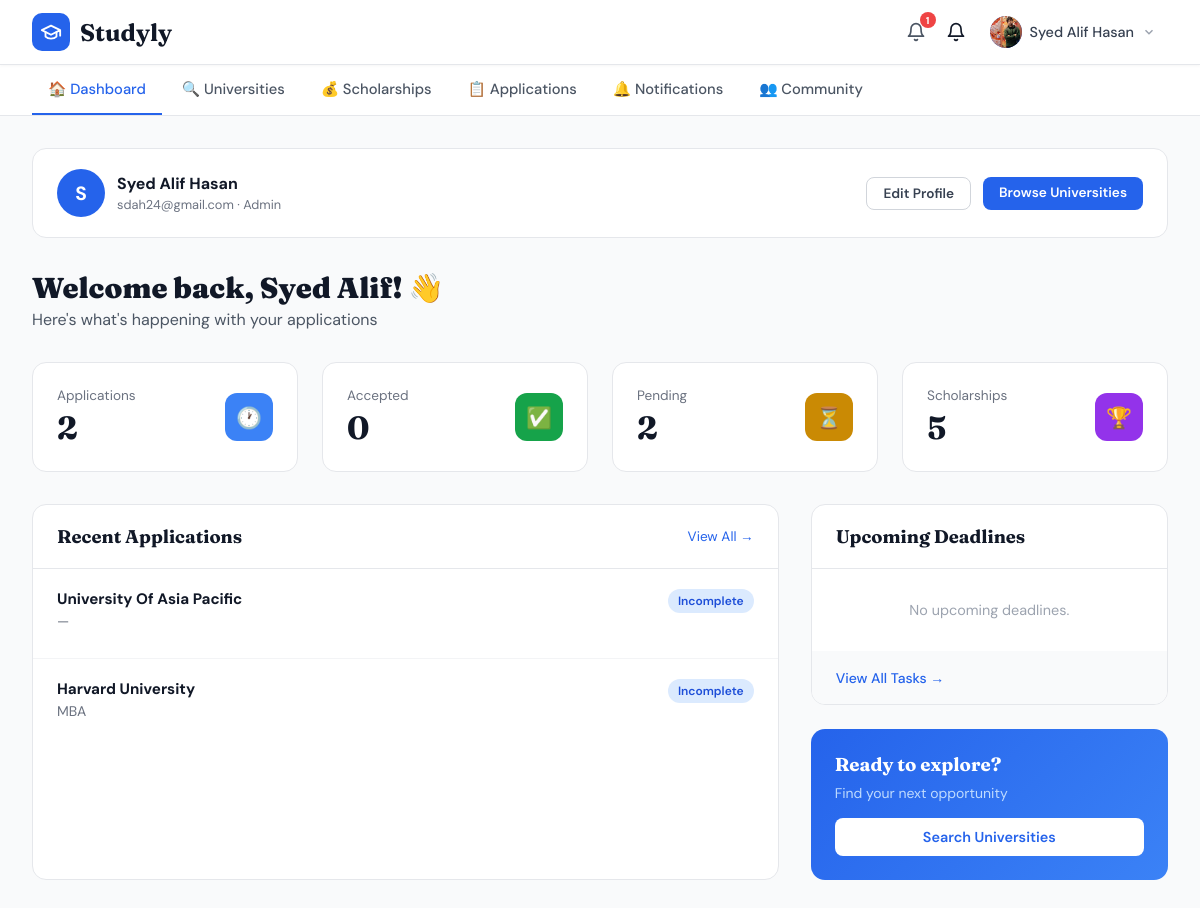
/dashboard/ (signed in), run on the app's committed database.
### users/models.py (models this page shows, shortened)
class User(AbstractUser):
    ROLE_CHOICES = [
        ('student', 'Student'),
        ('admin', 'Admin'),
        ('consultant', 'Educational Consultant'),
    ]
    role = models.CharField(max_length=20, choices=ROLE_CHOICES, default='student')

class Profile(models.Model):
    user = models.OneToOneField(
        User,
        on_delete=models.CASCADE,
        related_name='profile'
    )
    phone_number = models.CharField(max_length=20, blank=True, null=True)
    date_of_birth = models.DateField(blank=True, null=True)
    address = models.TextField(blank=True, null=True)
    profile_picture = models.ImageField(
        upload_to='profile_pics/', blank=True, null=True
    )
    GPA = models.FloatField(null=True, blank=True)
    degree_level = models.CharField(
        max_length=50,
        choices=[
            ('hsc', 'HSC'),
            ('bachelor', "Bachelor's"),
            ('master', "Master's"),
            ('phd', 'PhD'),
        ],
        blank=True,
        null=True
    )
    english_proficiency = models.CharField(
        max_length=50,
        choices=[
            ('ielts', 'IELTS'),
            ('toefl', 'TOEFL'),
            ('none', 'None'),
        ],
        blank=True,
        null=True
    )
    english_score = models.FloatField(null=True, blank=True)
    work_experience_years = models.IntegerField(default=0)
    preferred_countries = models.CharField(max_length=255, blank=True, null=True)
    budget = models.DecimalField(
        max_digits=10, decimal_places=2, null=True, blank=True
    )
    specialization = models.CharField(max_length=255, blank=True, null=True)
    assigned_consultant = models.ForeignKey(
        'users.User',
        on_delete=models.SET_NULL,
        null=True, blank=True,
        related_name='assigned_students',
        limit_choices_to={'role': 'consultant'},
    )
    created_at = models.DateTimeField(auto_now_add=True)
    updated_at = models.DateTimeField(auto_now=True)

### applications/models.py (models this page shows, shortened)
class Application(models.Model):
    STATUS_CHOICES = [
        ('incomplete',   'Incomplete'),
        ('submitted',    'Submitted'),
        ('under_review', 'Under Review'),
        ('accepted',     'Accepted'),
        ('rejected',     'Rejected'),
    ]
    user = models.ForeignKey(
        settings.AUTH_USER_MODEL,
        on_delete=models.CASCADE,
        related_name='applications'
    )
    university = models.ForeignKey(
        University,
        on_delete=models.CASCADE,
        related_name='applications'
    )
    program = models.ForeignKey(
        Program,
        on_delete=models.SET_NULL,
        null=True, blank=True,
        related_name='applications'
    )
    status = models.CharField(
        max_length=20,
        choices=STATUS_CHOICES,
        default='incomplete'
    )
    personal_statement = models.FileField(
        upload_to='applications/personal_statements/',
        null=True, blank=True
    )
    transcripts = models.FileField(
        upload_to='applications/transcripts/',
        null=True, blank=True
    )
    recommendations = models.FileField(
        upload_to='applications/recommendations/',
        null=True, blank=True
    )
    english_test = models.FileField(
        upload_to='applications/english_tests/',
        null=True, blank=True
    )
    financial_docs = models.FileField(
        upload_to='applications/financial_docs/',
        null=True, blank=True
    )
    cv_resume = models.FileField(
        upload_to='applications/cv_resumes/',
        null=True, blank=True
    )
    notes = models.TextField(blank=True, null=True)
    shared_with_consultant = models.BooleanField(default=False)
    INTAKE_CHOICES = [
        ('fall_2025', 'Fall 2025'),
        ('spring_2026', 'Spring 2026'),
        ('fall_2026', 'Fall 2026'),
        ('spring_2027', 'Spring 2027'),
        ('rolling', 'Rolling / Anytime'),
    ]
    intake_season = models.CharField(max_length=20, choices=INTAKE_CHOICES, null=True, blank=True)
    deadline = models.DateField(null=True, blank=True)
    applied_date = models.DateField(auto_now_add=True)
    updated_at   = models.DateTimeField(auto_now=True)
    class Meta:
        ordering = ['-applied_date']
        unique_together = ['user', 'university', 'program']

### universities/models.py (models this page shows, shortened)
class University(models.Model):
    name = models.CharField(max_length=255)
    country = models.CharField(max_length=100)
    city = models.CharField(max_length=100, blank=True, null=True)
    description = models.TextField(blank=True, null=True)
    ranking = models.IntegerField(blank=True, null=True)
    website = models.URLField(blank=True, null=True)
    apply_url = models.URLField(blank=True, null=True, help_text="Direct application portal URL")
    tuition_display = models.CharField(
        max_length=100, blank=True, null=True,
        help_text="e.g. $54,000/yr"
    )
    acceptance_rate = models.FloatField(
        blank=True, null=True,
        help_text="e.g. 4.5 for 4.5%"
    )
    rating = models.FloatField(blank=True, null=True, help_text="e.g. 4.9")
    total_students = models.CharField(max_length=50, blank=True, null=True)
    established_year = models.IntegerField(blank=True, null=True)
    min_gpa = models.FloatField(blank=True, null=True, help_text="Minimum GPA required")
    min_ielts = models.FloatField(blank=True, null=True, help_text="Minimum IELTS score")
    image = models.ImageField(upload_to='universities/', blank=True, null=True)
    created_at = models.DateTimeField(auto_now_add=True)
    updated_at = models.DateTimeField(auto_now=True)
    class Meta:
        ordering = ['ranking']
        verbose_name_plural = 'Universities'

class Program(models.Model):
    LEVEL_CHOICES = [
        ('bsc', 'BSc'),
        ('msc', 'MSc'),
        ('mba', 'MBA'),
        ('phd', 'PhD'),
        ('diploma', 'Diploma'),
        ('certificate', 'Certificate'),
    ]
    university = models.ForeignKey(
        University, on_delete=models.CASCADE, related_name='programs'
    )
    name = models.CharField(max_length=255)
    level = models.CharField(max_length=20, choices=LEVEL_CHOICES, default='msc')
    duration = models.CharField(max_length=50, blank=True, null=True, help_text="e.g. 2 years")
    tuition_per_year = models.CharField(max_length=100, blank=True, null=True)
    requirements = models.TextField(blank=True, null=True)
    class Meta:
        ordering = ['name']

### dashboard/views.py (the view)
# urls.py: path('',                                  views.dashboard,           name='dashboard'),
@login_required
def dashboard(request):
    user = request.user
    applications = Application.objects.filter(user=user)
    total_apps     = applications.count()
    accepted_apps  = applications.filter(status='accepted').count()
    pending_apps   = applications.filter(
        status__in=['submitted', 'under_review', 'incomplete']
    ).count()
    recent_apps = applications.select_related(
        'university', 'program'
    ).order_by('-applied_date')[:3]
    upcoming = applications.filter(
        deadline__gte=timezone.now().date()
    ).order_by('deadline')[:3]
    scholarships_count = Scholarship.objects.filter(
        deadline__gte=timezone.now().date()
    ).count()
    unread_notifications = Notification.objects.filter(
        user=user, is_read=False
    ).count()
    return render(request, 'dashboard/dashboard.html', {
        'total_apps': total_apps,
        'accepted_apps': accepted_apps,
        'pending_apps': pending_apps,
        'recent_apps': recent_apps,
        'upcoming': upcoming,
        'scholarships_count': scholarships_count,
        'unread_notifications': unread_notifications,
    })

### templates/dashboard/dashboard.html (shortened to what this page needs)
{% extends "base.html" %}
{% block nav_dashboard %}active{% endblock %}
{% block content %}
<main>
  <div class="profile-bar">
    <div class="profile-bar-left">
      <div class="profile-avatar">
        {{ request.user.first_name|first|upper|default:request.user.username|first|upper }}
      </div>
      <div>
        <div class="profile-name">{{ request.user.get_full_name|default:request.user.username }}</div>
        <div class="profile-role">{{ request.user.email }} · {{ request.user.role|capfirst }}</div>
      </div>
    </div>
    <div class="profile-actions">
      <a href="{% url 'users:profile' %}" class="btn-sm btn-outline">Edit Profile</a>
      <a href="{% url 'universities:list' %}" class="btn-sm btn-blue">Browse Universities</a>
    </div>
  </div>
  <h1 class="page-title">Welcome back, {{ request.user.first_name|default:request.user.username }}! 👋</h1>
  <p class="page-subtitle">Here's what's happening with your applications</p>
  <div class="stats-grid">
    <div class="stat-card">
      <div class="stat-info"><p>Applications</p><div class="val">{{ total_apps }}</div></div>
      <div class="stat-icon" style="background:#3b82f6;">🕐</div>
    </div>
    <div class="stat-card">
      <div class="stat-info"><p>Accepted</p><div class="val">{{ accepted_apps }}</div></div>
      <div class="stat-icon" style="background:#16a34a;">✅</div>
    </div>
    <div class="stat-card">
      <div class="stat-info"><p>Pending</p><div class="val">{{ pending_apps }}</div></div>
      <div class="stat-icon" style="background:#ca8a04;">⏳</div>
    </div>
    <div class="stat-card">
      <div class="stat-info"><p>Scholarships</p><div class="val">{{ scholarships_count }}</div></div>
      <div class="stat-icon" style="background:#9333ea;">🏆</div>
    </div>
  </div>
  <div class="content-grid">
    <div class="card col-2">
      <div class="card-header">
        <h2>Recent Applications</h2>
        <a href="{% url 'applications:list' %}">View All →</a>
      </div>
      {% if recent_apps %}
        {% for app in recent_apps %}
          <div class="app-item">
            <div class="app-item-top">
              <div>
                <h3>{{ app.university.name }}</h3>
                <p>{{ app.program.name|default:"—" }}</p>
              </div>
              {% if app.status == 'accepted' %}
                <span class="badge badge-green">Accepted</span>
              {% elif app.status == 'rejected' %}
                <span class="badge badge-red">Rejected</span>
              {% elif app.status == 'under_review' %}
                <span class="badge badge-yellow">Under Review</span>
              {% elif app.status == 'incomplete' %}
                <span class="badge badge-blue">Incomplete</span>
              {% else %}
                <span class="badge badge-gray">{{ app.get_status_display }}</span>
              {% endif %}
            </div>
          </div>
        {% endfor %}
      {% else %}
        <div class="empty-msg">
          No applications yet. <a href="{% url 'universities:list' %}" style="color:#2563eb;">Browse universities</a> to get started.
        </div>
      {% endif %}
    </div>
    <div>
      <div class="card">
        <div class="card-header"><h2>Upcoming Deadlines</h2></div>
        {% if upcoming %}
          {% for app in upcoming %}
            <div class="deadline-item">
              <div>
                <h4>{{ app.university.name }}</h4>
                <span class="date">{{ app.deadline|date:"F j, Y" }}</span>
              </div>
              {% with days_left=app.deadline|timeuntil %}
                {% if "day" in days_left and days_left|slice:":2"|add:"0" < "8 " %}
                  <span class="priority priority-high">High</span>
                {% elif "week" in days_left %}
                  <span class="priority priority-med">Medium</span>
                {% else %}
                  <span class="priority priority-low">Low</span>
                {% endif %}
              {% endwith %}
            </div>
          {% endfor %}
        {% else %}
          <div class="empty-msg">No upcoming deadlines.</div>
        {% endif %}
        <div class="card-footer"><a href="{% url 'applications:list' %}">View All Tasks →</a></div>
      </div>
      <div class="cta-card">
        <h3>Ready to explore?</h3>
        <p>Find your next opportunity</p>
        <a href="{% url 'universities:list' %}">Search Universities</a>
      </div>
    </div>
  </div>
</main>
{% endblock %}

### templates/base.html (shortened to what this page needs)
<!DOCTYPE html>
<html lang="en">
<head>
</head>
<body>
{% if user.is_authenticated and not skip_nav %}
<nav class="top-nav">
  <div class="top-nav-inner">
    <a href="{% url 'dashboard:dashboard' %}" class="logo">
      <div class="logo-icon">
        <svg xmlns="http://www.w3.org/2000/svg" width="22" height="22" fill="none" stroke="white" stroke-width="2" stroke-linecap="round" stroke-linejoin="round" viewBox="0 0 24 24">
          <path d="M22 10v6M2 10l10-5 10 5-10 5z"/><path d="M6 12v5c3 3 9 3 12 0v-5"/>
        </svg>
      </div>
      <span class="logo-text">Studyly</span>
    </a>
    <div class="nav-right">
     <a href="{% url 'notifications:list' %}" class="bell-btn" style="position:relative;">
  <svg xmlns="http://www.w3.org/2000/svg" width="20" height="20" fill="none" stroke="currentColor" stroke-width="2" stroke-linecap="round" stroke-linejoin="round" viewBox="0 0 24 24">
    <path d="M18 8A6 6 0 0 0 6 8c0 7-3 9-3 9h18s-3-2-3-9"/><path d="M13.73 21a2 2 0 0 1-3.46 0"/>
  </svg>
  {% if unread_notif_count %}
    <span style="position:absolute;top:-2px;right:-2px;background:#ef4444;color:white;border-radius:50%;width:16px;height:16px;font-size:10px;font-weight:700;display:flex;align-items:center;justify-content:center;">{{ unread_notif_count }}</span>
  {% endif %}
</a>
        <svg xmlns="http://www.w3.org/2000/svg" width="20" height="20" fill="none" stroke="currentColor" stroke-width="2" stroke-linecap="round" stroke-linejoin="round" viewBox="0 0 24 24">
          <path d="M18 8A6 6 0 0 0 6 8c0 7-3 9-3 9h18s-3-2-3-9"/><path d="M13.73 21a2 2 0 0 1-3.46 0"/>
        </svg>
      <div class="user-dropdown-wrap" id="userDropdown">
        <div class="user-btn" onclick="toggleDropdown()">
          <div class="user-avatar">
            {% if user.profile.profile_picture %}
              <img src="{{ user.profile.profile_picture.url }}" alt="avatar">
            {% else %}
              <svg xmlns="http://www.w3.org/2000/svg" width="16" height="16" fill="none" stroke="white" stroke-width="2" stroke-linecap="round" stroke-linejoin="round" viewBox="0 0 24 24">
                <path d="M20 21v-2a4 4 0 0 0-4-4H8a4 4 0 0 0-4 4v2"/><circle cx="12" cy="7" r="4"/>
              </svg>
            {% endif %}
          </div>
          <span class="user-name">{{ user.get_full_name|default:user.username }}</span>
          <svg class="chevron" xmlns="http://www.w3.org/2000/svg" width="14" height="14" fill="none" stroke="currentColor" stroke-width="2.5" viewBox="0 0 24 24"><polyline points="6 9 12 15 18 9"/></svg>
        </div>
      </div>
    </div>
  </div>
</nav>
<div class="sec-nav">
  <div class="sec-nav-inner">
    <a href="{% url 'dashboard:dashboard' %}"  class="nav-link {% block nav_dashboard %}{% endblock %}">🏠 Dashboard</a>
    <a href="{% url 'universities:list' %}"    class="nav-link {% block nav_universities %}{% endblock %}">🔍 Universities</a>
    <a href="{% url 'scholarships:list' %}"    class="nav-link {% block nav_scholarships %}{% endblock %}">💰 Scholarships</a>
    <a href="{% url 'applications:list' %}"    class="nav-link {% block nav_applications %}{% endblock %}">📋 Applications</a>
    <a href="{% url 'notifications:list' %}"   class="nav-link {% block nav_notifications %}{% endblock %}">🔔 Notifications</a>
      <a href="{% url 'community:list' %}" class="nav-link {% if active_nav == 'community' %}nav-link--active{% endif %}">👥 Community</a>
  </div>
</div>
{% endif %}
{% block content %}{% endblock %}
</body>
</html>

### data on the page
User: profile.profile_picture (picture), get_full_name "Syed Alif Hasan", user.first_name|first "S", user.get_full_name "Syed Alif Hasan", user.email "sdah24@gmail.com", user.role "Admin", user.first_name "Syed Alif"
Application: university.name "University Of Asia Pacific", program.name "—", status "Incomplete"
Application: university.name "Harvard University", program.name "MBA", status "Incomplete"

### other printed values
{{ unread_notif_count }} "1"
{{ total_apps }} "2"
{{ accepted_apps }} "0"
{{ pending_apps }} "2"
{{ scholarships_count }} "5"
